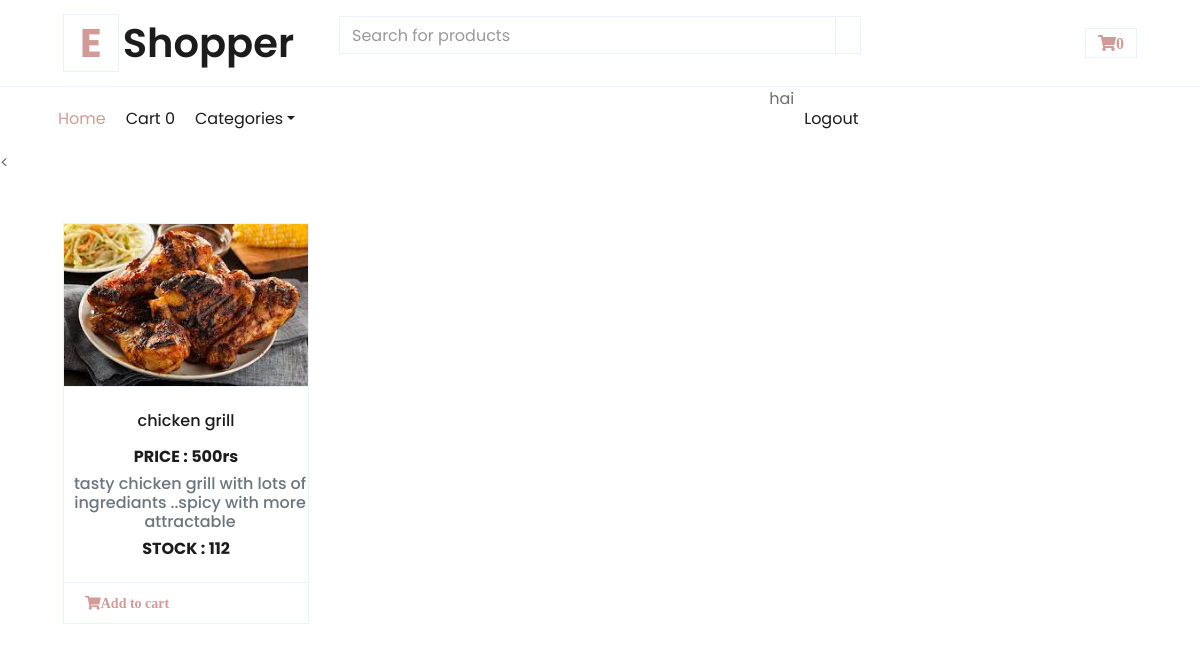
/chicken/chicken-grill (signed in), run on the app's committed database.
### shop/models.py (models this page shows, shortened)
class products(models.Model):
    name=models.CharField(max_length=100,unique=True)
    slug=models.SlugField(max_length=100,unique=True)
    price=models.IntegerField()
    img=models.ImageField(upload_to='product')
    desc=models.TextField()
    stock=models.IntegerField()
    available=models.BooleanField()
    category=models.ForeignKey(categ,on_delete=models.CASCADE)

### shop/views.py (the view)
# urls.py: path('<slug:c_slug>/<slug:product_slug>',views.prodtdetails,name='details'),
def prodtdetails(request,c_slug,product_slug):
    try:
        prod=products.objects.get(category__slug=c_slug,slug=product_slug)
    except Exception as e:
        raise e
    return render(request,'product.html',{'prod':prod})

### cart/context_processor.py (called while the page is built)
def count(request):
    item_count=0
    if 'admin' in request.path:
        return {}
    else:
        try:
            ct=cartlist.objects.filter(cart_id=c_id(request))
            cti=items.objects.filter(cart=ct[:1])
            for c in cti:
                item_count+=c.quandity
        except cartlist.DoesNotExist:
            item_count=0
    return dict(itc=item_count)

### cart/views.py (called while the page is built)
def c_id(request):
    ct_id=request.session.session_key
    if not ct_id:
        ct_id=request.session.create()
    return ct_id

### templates/product.html (shortened to what this page needs)
{% extends 'base.html' %}
{% load static %}
{% block content %}
<head>
    <link href="https://cdnjs.cloudflare.com/ajax/libs/font-awesome/5.10.0/css/all.min.css" rel="stylesheet">
    <link href="{% static 'cr/lib/owlcarousel/assets/owl.carousel.min.css'%}" rel="stylesheet">
    <link href="{% static 'cr/css/style.css'%}" rel="stylesheet">
</head>
<body>
            <
    <div class="container-fluid pt-5">
        <div class="row px-xl-5 pb-3">
            <div class="col-lg-3 col-md-6 col-sm-12 pb-1">
                <div class="card product-item border-0 mb-4">
                    <div class="card-header product-img position-relative overflow-hidden bg-transparent border p-0">
                        <img class="img-fluid w-100" src={{prod.img.url}} alt="">
                    </div>
                    <div class="card-body border-left border-right text-center p-0 pt-4 pb-3">
                        <h6 class="text-truncate mb-3">{{prod.name}}</h6>
                        <div class="d-flex justify-content-center">
                            <h6><b>PRICE : {{prod.price}}rs</b></h6><br>
                        </div>
                        <div class="d-flex justify-content-center">
                            <h6 class="text-muted ml-2">{{prod.desc}}</h6><br>
                        </div>
                        <div class="d-flex justify-content-center">
                            <h6><b>STOCK : {{prod.stock}}</b></h6><br>
                        </div>
                    </div>
                        <div class="card-footer d-flex justify-content-between bg-light border">
                            {% if prod.stock > 0 %}
                            <a href="{% url 'addcart' prod.id %}" class="btn btn-sm text-dark p-0"><i class="fas fa-shopping-cart text-primary mr-1">Add to cart</i></a>
                            {% else %}
                            <h1 style="color:red; font-size:20px;">SORRY NO STOCK LEFT</h1>
                            {% endif %}
                    </div>
                </div>
            </div>
        </div>
    </div>
</body>
{% endblock %}

### data on the page
products: img (picture), name "chicken grill", price "500", desc "tasty chicken grill with lots of ingrediants ..spicy with more attractable", stock "112"

### other printed values
{{ itc }} "0"
